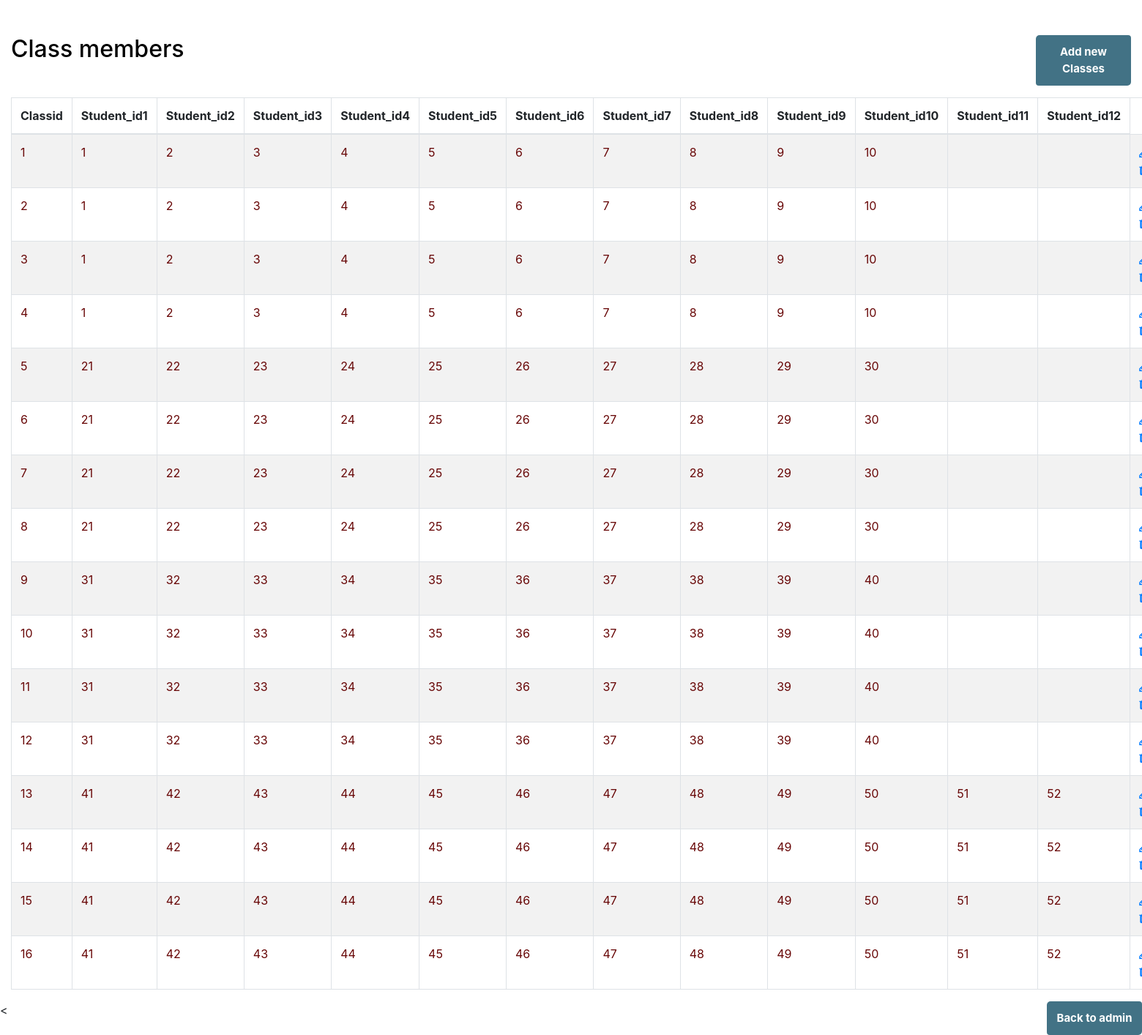
The app's page /viewclassmembers.php with its own data.
### tables this page shows
CREATE TABLE `classmembers` (
  `Classid` int(11) DEFAULT NULL,
  `Student_id1` int(11) DEFAULT NULL,
  `Student_id2` int(11) DEFAULT NULL,
  `Student_id3` int(11) DEFAULT NULL,
  `Student_id4` int(11) DEFAULT NULL,
  `Student_id5` int(11) DEFAULT NULL,
  `Student_id6` int(11) DEFAULT NULL,
  `Student_id7` int(11) DEFAULT NULL,
  `Student_id8` int(11) DEFAULT NULL,
  `Student_id9` int(11) DEFAULT NULL,
  `Student_id10` int(11) DEFAULT NULL,
  `Student_id11` int(11) DEFAULT NULL,
  `Student_id12` int(11) DEFAULT NULL
);

### viewclassmembers.php (the view, shortened to what this page needs)
<!DOCTYPE html>
<html lang="en">
<head>
    <link rel="stylesheet" href="https://stackpath.bootstrapcdn.com/bootstrap/4.5.2/css/bootstrap.min.css">
    <link rel="stylesheet" href="https://maxcdn.bootstrapcdn.com/font-awesome/4.7.0/css/font-awesome.min.css">
</head>
<body>
    <div class="wrapper">
        <div class="container-fluid">
            <div class="row">
                <div class="col-md-12">
                    <div class="mt-5 mb-3 clearfix">
                        <h2 class="pull-left" style= "color: black;">Class members</h2>
                        <form class=" pull-right" action="addclassmembers.html" method="post">
    <button  class="btn btn-outline-success my-2 my-sm-0" type="submit" style= "padding: 12px;  background: #427285;
        border-top-left-radius: 5px;
            border-bottom-right-radius: 5px;
            width: 130px;
            border: none;
            margin: 6px 0 50px 0px;
            cursor: pointer;
            color: #fff;
            font-weight: 700;
             font-size: 15px;" >Add new Classes</button>
 </form>
                    </div>
                    <?php
                    require_once 'dbconn.php';
                    $sql = 'SELECT * FROM classmembers';
                    if ($result = mysqli_query($link, $sql)) {
                        if (mysqli_num_rows($result) > 0) {
                            echo '<table class="table table-bordered table-striped">';
                            echo '<thead>';
                            echo '<tr>';
                            echo '<th>Classid</th>';
                            echo '<th>Student_id1</th>';
                            echo '<th>Student_id2</th>';
                            echo '<th>Student_id3</th>';
                            echo '<th>Student_id4</th>';
                            echo '<th>Student_id5</th>';
                            echo '<th>Student_id6</th>';
                            echo '<th>Student_id7</th>';
                            echo '<th>Student_id8</th>';
                            echo '<th>Student_id9</th>';
                            echo '<th>Student_id10</th>';
                            echo '<th>Student_id11</th>';
                            echo '<th>Student_id12</th>';
                            echo '</tr>';
                            echo '</thead>';
                            echo '<tbody>';
                            while ($row = mysqli_fetch_array($result)) {
                                echo '<tr>';
                                echo '<td>' . $row['Classid'] . '</td>';
                                echo '<td>' . $row['Student_id1'] . '</td>';
                                echo '<td>' . $row['Student_id2'] . '</td>';
                                echo '<td>' . $row['Student_id3'] . '</td>';
                                echo '<td>' . $row['Student_id4'] . '</td>';
                                echo '<td>' . $row['Student_id5'] . '</td>';
                                echo '<td>' . $row['Student_id6'] . '</td>';
                                echo '<td>' . $row['Student_id7'] . '</td>';
                                echo '<td>' . $row['Student_id8'] . '</td>';
                                echo '<td>' . $row['Student_id9'] . '</td>';
                                echo '<td>' . $row['Student_id10'] . '</td>';
                                echo '<td>' . $row['Student_id11'] . '</td>';
                                echo '<td>' . $row['Student_id12'] . '</td>';
                                echo '<td>';
                                echo '<a href="updateclassmembers.php?Classid=' .
                                    $row['Classid'] .
                                    '" class="mr-3" title="Update Record" data-toggle="tooltip"><span class="fa fa-pencil"></span></a>';
                                echo '<a href="deleteclassmembers.php?Classid=' .
                                    $row['Classid'] .
                                    '" title="Delete Record" data-toggle="tooltip"><span class="fa fa-trash"></span></a>';
                                echo '</td>';
                                echo '</tr>';
                            }
                            echo '</tbody>';
                            echo '</table>';
                        } else {
                            echo '<div class="alert alert-danger"><em>No records were found.</em></div>';
                        }
                    } else {
                        echo 'Oops! Something went wrong. Please try again later.';
                    }
                    ?>
                </div>
            </div>
        </div>
    </div>
    <<form class=" pull-right" action="Admindashboard.php" method="post">
    <button  class="btn btn-outline-success my-2 my-sm-0" type="submit" style= "padding: 12px;  background: #427285;
        border-top-left-radius: 5px;
            border-bottom-right-radius: 5px;
            width: 130px;
            border: none;
            margin: 6px 0 50px 0px;
            cursor: pointer;
            color: #fff;
            font-weight: 700;
             font-size: 15px;" >Back to admin</button>
 </form>
</body>
</html>

### viewclassmembers.php (style rules this page uses)
.wrapper { color:rgb(104,7,7) }
table tr td { color:rgb(104,7,7) }
table tr td:last-child { width: 70px; }

### records on screen
classmembers: Classid "1", Student_id1 "1", Student_id2 "2", Student_id3 "3", Student_id4 "4", Student_id5 "5", Student_id6 "6", Student_id7 "7", Student_id8 "8", Student_id9 "9", Student_id10 "10"
classmembers: Classid "2", Student_id1 "1", Student_id2 "2", Student_id3 "3", Student_id4 "4", Student_id5 "5", Student_id6 "6", Student_id7 "7", Student_id8 "8", Student_id9 "9", Student_id10 "10"
classmembers: Classid "3", Student_id1 "1", Student_id2 "2", Student_id3 "3", Student_id4 "4", Student_id5 "5", Student_id6 "6", Student_id7 "7", Student_id8 "8", Student_id9 "9", Student_id10 "10"
classmembers: Classid "4", Student_id1 "1", Student_id2 "2", Student_id3 "3", Student_id4 "4", Student_id5 "5", Student_id6 "6", Student_id7 "7", Student_id8 "8", Student_id9 "9", Student_id10 "10"
classmembers: Classid "5", Student_id1 "21", Student_id2 "22", Student_id3 "23", Student_id4 "24", Student_id5 "25", Student_id6 "26", Student_id7 "27", Student_id8 "28", Student_id9 "29", Student_id10 "30"
classmembers: Classid "6", Student_id1 "21", Student_id2 "22", Student_id3 "23", Student_id4 "24", Student_id5 "25", Student_id6 "26", Student_id7 "27", Student_id8 "28", Student_id9 "29", Student_id10 "30"
classmembers: Classid "7", Student_id1 "21", Student_id2 "22", Student_id3 "23", Student_id4 "24", Student_id5 "25", Student_id6 "26", Student_id7 "27", Student_id8 "28", Student_id9 "29", Student_id10 "30"
classmembers: Classid "8", Student_id1 "21", Student_id2 "22", Student_id3 "23", Student_id4 "24", Student_id5 "25", Student_id6 "26", Student_id7 "27", Student_id8 "28", Student_id9 "29", Student_id10 "30"
classmembers: Classid "9", Student_id1 "31", Student_id2 "32", Student_id3 "33", Student_id4 "34", Student_id5 "35", Student_id6 "36", Student_id7 "37", Student_id8 "38", Student_id9 "39", Student_id10 "40"
classmembers: Classid "10", Student_id1 "31", Student_id2 "32", Student_id3 "33", Student_id4 "34", Student_id5 "35", Student_id6 "36", Student_id7 "37", Student_id8 "38", Student_id9 "39", Student_id10 "40"
classmembers: Classid "11", Student_id1 "31", Student_id2 "32", Student_id3 "33", Student_id4 "34", Student_id5 "35", Student_id6 "36", Student_id7 "37", Student_id8 "38", Student_id9 "39", Student_id10 "40"
classmembers: Classid "12", Student_id1 "31", Student_id2 "32", Student_id3 "33", Student_id4 "34", Student_id5 "35", Student_id6 "36", Student_id7 "37", Student_id8 "38", Student_id9 "39", Student_id10 "40"
classmembers: Classid "13", Student_id1 "41", Student_id2 "42", Student_id3 "43", Student_id4 "44", Student_id5 "45", Student_id6 "46", Student_id7 "47", Student_id8 "48", Student_id9 "49", Student_id10 "50", Student_id11 "51", Student_id12 "52"
classmembers: Classid "14", Student_id1 "41", Student_id2 "42", Student_id3 "43", Student_id4 "44", Student_id5 "45", Student_id6 "46", Student_id7 "47", Student_id8 "48", Student_id9 "49", Student_id10 "50", Student_id11 "51", Student_id12 "52"
classmembers: Classid "15", Student_id1 "41", Student_id2 "42", Student_id3 "43", Student_id4 "44", Student_id5 "45", Student_id6 "46", Student_id7 "47", Student_id8 "48", Student_id9 "49", Student_id10 "50", Student_id11 "51", Student_id12 "52"
classmembers: Classid "16", Student_id1 "41", Student_id2 "42", Student_id3 "43", Student_id4 "44", Student_id5 "45", Student_id6 "46", Student_id7 "47", Student_id8 "48", Student_id9 "49", Student_id10 "50", Student_id11 "51", Student_id12 "52"
